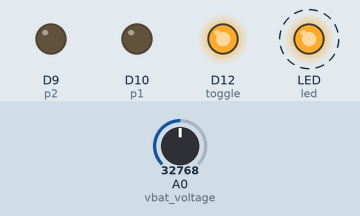
The program below on a simulated CircuitPython board. On the bench: output pins drawn as LEDs (lit = HIGH). Dashed ring = blinking. The inputs (shaded band) are chosen by the test bench; at power-on: A0 (vbat_voltage) = 32768 (analog values on the 0–65535 scale). Files that are not in the repository are absent; what the program prints to the serial console is not drawn.

Above: at 0.2 s.
Timing chart, 0 to 3.0 s (numbered marks = the images above):
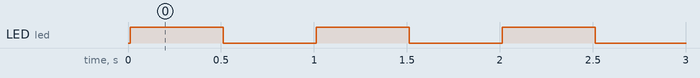

The program:

main.py
```python
import board
import digitalio
import time
from analogio import AnalogIn
#from adafruit_onewire.bus import OneWireBus
#import adafruit_ds18x20

import alarm

#i2c = board.I2C()
led = digitalio.DigitalInOut(board.LED)
led.direction = digitalio.Direction.OUTPUT


p1 = digitalio.DigitalInOut(board.D10)
p2 = digitalio.DigitalInOut(board.D9)

p1.direction = digitalio.Direction.OUTPUT
p2.direction = digitalio.Direction.OUTPUT

toggle = digitalio.DigitalInOut(board.D12)
toggle.direction = digitalio.Direction.OUTPUT

once = True


vbat_voltage = AnalogIn(board.A0)
m_one = AnalogIn(board.A2)


input_pin = digitalio.DigitalInOut(board.D6)  # Replace 'D5' with your desired pin
input_pin.direction = digitalio.Direction.INPUT  # Set the pin as an input

def turn_off():
    p1.value = True
    p2.value = False
    time.sleep(0.01)
    p1.value = False
    p2.value = False

def turn_on():
    p1.value = False
    p2.value = True
    time.sleep(0.01)
    p1.value = False
    p2.value = False

def get_voltage(pin):
    return (pin.value * 3.3) / 65536 * 2

current_State = 0
value = -1
toggle.value = True
try:
    if value == -1:
        with open("/vars.txt","r") as file:
            value = file.read().strip()
            print(value)
            if value == '1':
                turn_on()
                current_State = 0
            else:
                turn_off()
                current_State = 1
        with open("/vars.txt","w") as file:
            file.write(str(current_State))

        time_alarm = alarm.time.TimeAlarm(monotonic_time=time.monotonic() + 5) #deeper sleep for 5 seconds
        alarm.exit_and_deep_sleep_until_alarms(time_alarm)


    '''
    with open("/data.csv", "a") as temp_log:
        while True:
            bat_volt = get_voltage(vbat_voltage)

            # Write the data to the data.csv file every 10 mins.
            v1 = m_one.value
            #temp_log.write('{0:.2f}, {1:.1f}, {2:.1f}, {3:.1f}, {4:.1f}\n'.format((bat_volt, light_sens.lux, ds18b20.temperature, v1, v2)))
            #temp_log.write('{0:.2f}, {1:.1f}'.format(bat_volt,v1))
            temp_log.flush()

            # deep sleep
            time_alarm = alarm.time.TimeAlarm(monotonic_time=time.monotonic() + 600) #deeper sleep for 10 mins
            alarm.exit_and_deep_sleep_until_alarms(time_alarm)
    '''

except OSError as e:  # When the filesystem is NOT writable by CircuitPython...
    delay = 0.5  # ...blink\ the LED every half second.
    if e.args[0] == 28:  # If the file system is full...
        delay = 0.15  # ...blink the LED every 0.15 seconds!
    while True:
        if once:
            #turn_on()
            print("set value!")
            once = False
            time.sleep(0.01)
        p1.value = False
        p2.value = False
        led.value = not led.value
        print(('A0: {0:.2f}'.format(get_voltage(vbat_voltage))))
        # Read the value from the input pin
        time.sleep(delay)

'''
delay = 0.5
while True:
    print(('A0: {0:.2f}'.format(get_voltage(vbat_voltage))))
    time.sleep(delay)
    '''
```

Measured:
- by itself, LED (led): alternates HIGH for 0.50 s and LOW for 0.50 s
